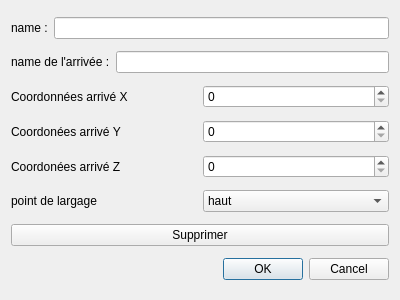
<?xml version="1.0" encoding="UTF-8"?>
<ui version="4.0">
 <class>EditerTransporteur</class>
 <widget class="QDialog" name="EditerTransporteur">
  <property name="geometry">
   <rect>
    <x>0</x>
    <y>0</y>
    <width>400</width>
    <height>300</height>
   </rect>
  </property>
  <property name="windowTitle">
   <string>Dialog</string>
  </property>
  <layout class="QVBoxLayout" name="verticalLayout">
   <item>
    <layout class="QHBoxLayout" name="lay_name">
     <item>
      <widget class="QLabel" name="text_name">
       <property name="text">
        <string>name :</string>
       </property>
      </widget>
     </item>
     <item>
      <widget class="QLineEdit" name="bar_name"/>
     </item>
    </layout>
   </item>
   <item>
    <layout class="QHBoxLayout" name="lay_arr">
     <item>
      <widget class="QLabel" name="text_arr">
       <property name="text">
        <string>name de l'arrivée :</string>
       </property>
      </widget>
     </item>
     <item>
      <widget class="QLineEdit" name="bar_arr"/>
     </item>
    </layout>
   </item>
   <item>
    <layout class="QHBoxLayout" name="lay_cooX">
     <item>
      <widget class="QLabel" name="text_cooX">
       <property name="text">
        <string>Coordonnées arrivé X</string>
       </property>
      </widget>
     </item>
     <item>
      <widget class="QSpinBox" name="nbr_cooX"/>
     </item>
    </layout>
   </item>
   <item>
    <layout class="QHBoxLayout" name="lay_cooY">
     <item>
      <widget class="QLabel" name="text_cooY">
       <property name="text">
        <string>Coordonées arrivé Y</string>
       </property>
      </widget>
     </item>
     <item>
      <widget class="QSpinBox" name="nbr_cooY"/>
     </item>
    </layout>
   </item>
   <item>
    <layout class="QHBoxLayout" name="lay_cooZ">
     <item>
      <widget class="QLabel" name="text_cooZ">
       <property name="text">
        <string>Coordonées arrivé Z</string>
       </property>
      </widget>
     </item>
     <item>
      <widget class="QSpinBox" name="nbr_cooZ"/>
     </item>
    </layout>
   </item>
   <item>
    <layout class="QHBoxLayout" name="lay_largage">
     <item>
      <widget class="QLabel" name="text_largage">
       <property name="text">
        <string>point de largage</string>
       </property>
      </widget>
     </item>
     <item>
      <widget class="QComboBox" name="comb_largage">
       <item>
        <property name="text">
         <string>haut</string>
        </property>
       </item>
       <item>
        <property name="text">
         <string>haut_gauche</string>
        </property>
       </item>
       <item>
        <property name="text">
         <string>gauche</string>
        </property>
       </item>
       <item>
        <property name="text">
         <string>bas_gauche</string>
        </property>
       </item>
       <item>
        <property name="text">
         <string>bas</string>
        </property>
       </item>
       <item>
        <property name="text">
         <string>bas_droite</string>
        </property>
       </item>
       <item>
        <property name="text">
         <string>droite</string>
        </property>
       </item>
       <item>
        <property name="text">
         <string>haut_droite</string>
        </property>
       </item>
      </widget>
     </item>
    </layout>
   </item>
   <item>
    <widget class="QPushButton" name="bout_suprr">
     <property name="text">
      <string>Supprimer</string>
     </property>
    </widget>
   </item>
   <item>
    <widget class="QDialogButtonBox" name="lesboutons">
     <property name="orientation">
      <enum>Qt::Horizontal</enum>
     </property>
     <property name="standardButtons">
      <set>QDialogButtonBox::Cancel|QDialogButtonBox::Ok</set>
     </property>
    </widget>
   </item>
  </layout>
 </widget>
 <resources/>
 <connections>
  <connection>
   <sender>lesboutons</sender>
   <signal>accepted()</signal>
   <receiver>EditerTransporteur</receiver>
   <slot>accept()</slot>
   <hints>
    <hint type="sourcelabel">
     <x>248</x>
     <y>254</y>
    </hint>
    <hint type="destinationlabel">
     <x>157</x>
     <y>274</y>
    </hint>
   </hints>
  </connection>
  <connection>
   <sender>lesboutons</sender>
   <signal>rejected()</signal>
   <receiver>EditerTransporteur</receiver>
   <slot>reject()</slot>
   <hints>
    <hint type="sourcelabel">
     <x>316</x>
     <y>260</y>
    </hint>
    <hint type="destinationlabel">
     <x>286</x>
     <y>274</y>
    </hint>
   </hints>
  </connection>
 </connections>
</ui>
